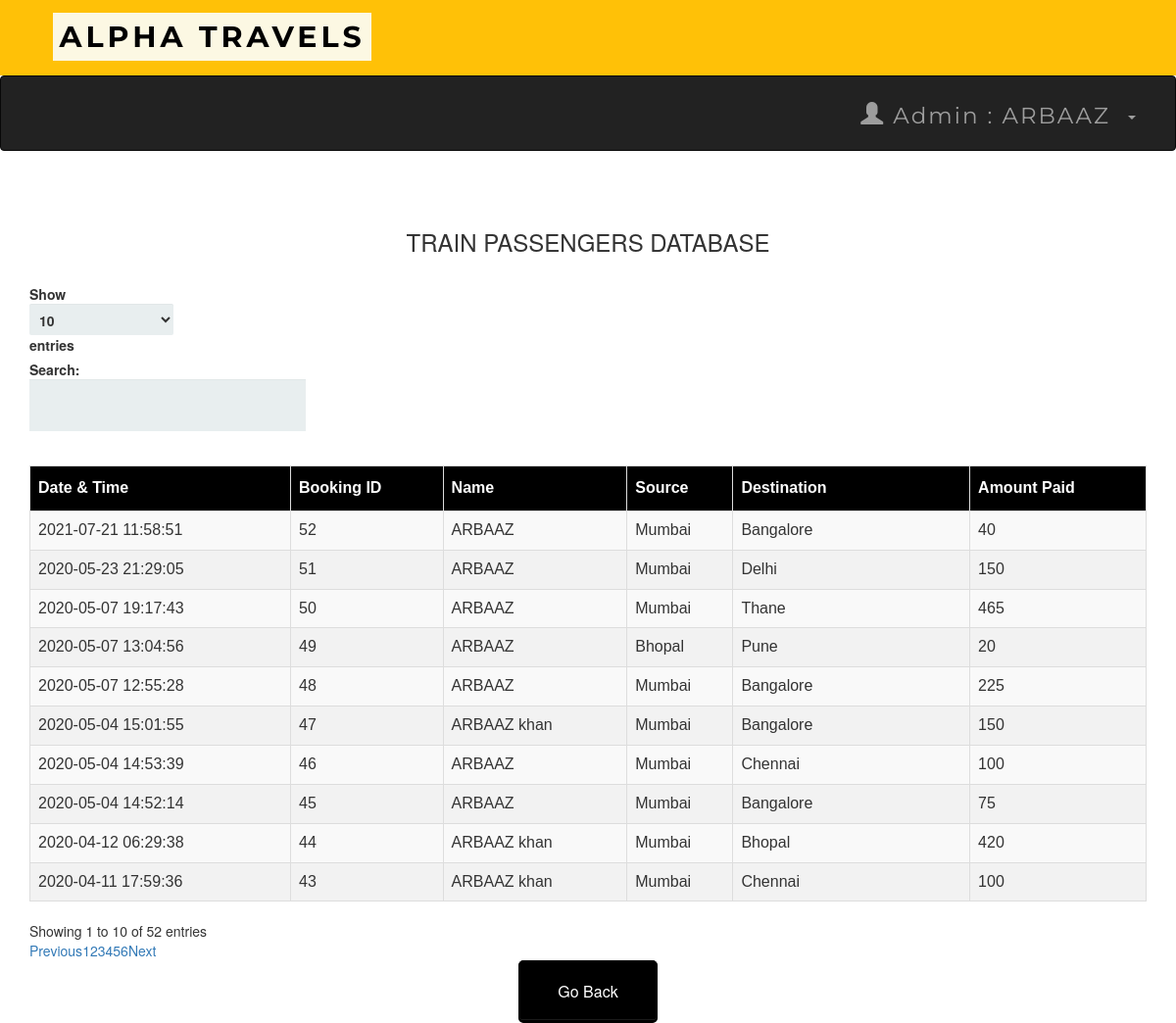
/admintraindb.php (signed in), run on the app's committed database.
### tables this page shows
CREATE TABLE `transactions` (
  `T_No.` int(10) NOT NULL,
  `email` varchar(50) NOT NULL,
  `source` varchar(50) NOT NULL,
  `dest` varchar(50) NOT NULL,
  `Name` varchar(50) NOT NULL,
  `Class` varchar(25) NOT NULL,
  `Type` varchar(25) NOT NULL,
  `NoOfpass` int(11) NOT NULL,
  `card_no` int(25) NOT NULL,
  `expmonth` int(2) NOT NULL,
  `expyear` int(2) NOT NULL,
  `cvv` int(3) NOT NULL,
  `pin` int(4) NOT NULL,
  `Date` datetime NOT NULL DEFAULT current_timestamp(),
  `Amt` int(10) NOT NULL,
  `Route` varchar(25) NOT NULL
);

### admintraindb.php (the view, shortened to what this page needs)
<?php
include 'connect.php' ;
include 'adminheader.php';
?>
 <!DOCTYPE html>
 <html>
 <link rel='stylesheet' href='css/index.css'>
      <head>
           <link rel="stylesheet" href="https://maxcdn.bootstrapcdn.com/bootstrap/3.3.6/css/bootstrap.min.css" />
           <link rel="stylesheet" href="https://cdn.datatables.net/1.10.12/css/dataTables.bootstrap.min.css" />
      </head>
      <body>
           <br /><br />
           <div class="container">
                <h3 align="center">TRAIN PASSENGERS DATABASE</h3>
                <br />
                <div class="table-responsive">
                     <table id="data" class="table table-striped table-bordered">
                          <thead>
                               <tr>
                                    <th> Date & Time</th>
                                    <th> Booking ID  </th>
                                    <th> Name </th>
                                    <th> Source </th>
                                    <th> Destination </th>
                                    <th> Amount Paid</th>
                               </tr>
                          </thead>
                          <tbody>
  <?php
   $result = mysqli_query($connect , "select * From transactions");
  while ($row = mysqli_fetch_assoc($result)):
  ?>
  <tr>
    <td><?php echo $row['Date']; ?></td>
    <td><?php echo $row['T_No.']; ?></td>
    <td><?php echo $row['Name']; ?></td>
    <td><?php echo $row['source']; ?></td>
    <td><?php echo $row['dest']; ?></td>
    <td><?php echo $row['Amt']; ?></td>
    </tr>
  <?php endwhile; ?>
</tbody>
                     </table>
                </div>
           </div>
      </body>
 </html>
<table align='center'>
<tr>
  <td><a href='admin.php'><button style="background-color: black ; border-color:black "  ><span style="color:white">Go Back </span> </button></a></td>
 </tr>

### css/index.css (style rules this page uses)
*, *:before, *:after { -moz-box-sizing: border-box; -webkit-box-sizing: border-box; box-sizing: border-box; }
a { text-decoration:none; }
td { text-align: center; }
button { padding: 19px 39px 18px 39px; color: #FFF; background-color: #a8db34; font-size: 18px; text-align: center; font-style: normal; border-radius: 5px; width: 100%; border: 1px solid #71db34; border-width: 1px 1px 3px; box-shadow: 0 -1px 0 rgba(255,255,255,0.1) inset; margin-bottom: 10px; }

### admintraindb.php (style rules this page uses)
table#data { font-size:16px; font-family: "Trebuchet MS", Arial, Helvetica, sans-serif; border-collapse: collapse; border-spacing: 0; width: 100%; }
#data td, #data th { border: 1px solid #ddd; text-align: left; padding: 8px; }
#data tr:nth-child(even) { background-color: #f2f2f2 }
#data th { padding-top: 11px; padding-bottom: 11px; background-color: black; color: white; }

### data on the page
transactions: Date "2020-04-11 17:59:36", value "43", Name "ARBAAZ khan", source "Mumbai", dest "Chennai", Amt "100"
transactions: Date "2020-04-12 06:29:38", value "44", Name "ARBAAZ khan", source "Mumbai", dest "Bhopal", Amt "420"
transactions: Date "2020-05-04 14:52:14", value "45", Name "ARBAAZ", source "Mumbai", dest "Bangalore", Amt "75"
transactions: Date "2020-05-04 14:53:39", value "46", Name "ARBAAZ", source "Mumbai", dest "Chennai", Amt "100"
transactions: Date "2020-05-04 15:01:55", value "47", Name "ARBAAZ khan", source "Mumbai", dest "Bangalore", Amt "150"
transactions: Date "2020-05-07 12:55:28", value "48", Name "ARBAAZ", source "Mumbai", dest "Bangalore", Amt "225"
transactions: Date "2020-05-07 13:04:56", value "49", Name "ARBAAZ", source "Bhopal", dest "Pune", Amt "20"
transactions: Date "2020-05-07 19:17:43", value "50", Name "ARBAAZ", source "Mumbai", dest "Thane", Amt "465"
transactions: Date "2020-05-23 21:29:05", value "51", Name "ARBAAZ", source "Mumbai", dest "Delhi", Amt "150"
transactions: Date "2021-07-21 11:58:51", value "52", Name "ARBAAZ", source "Mumbai", dest "Bangalore", Amt "40"

### other printed values
$_SESSION['name'] "ARBAAZ"
